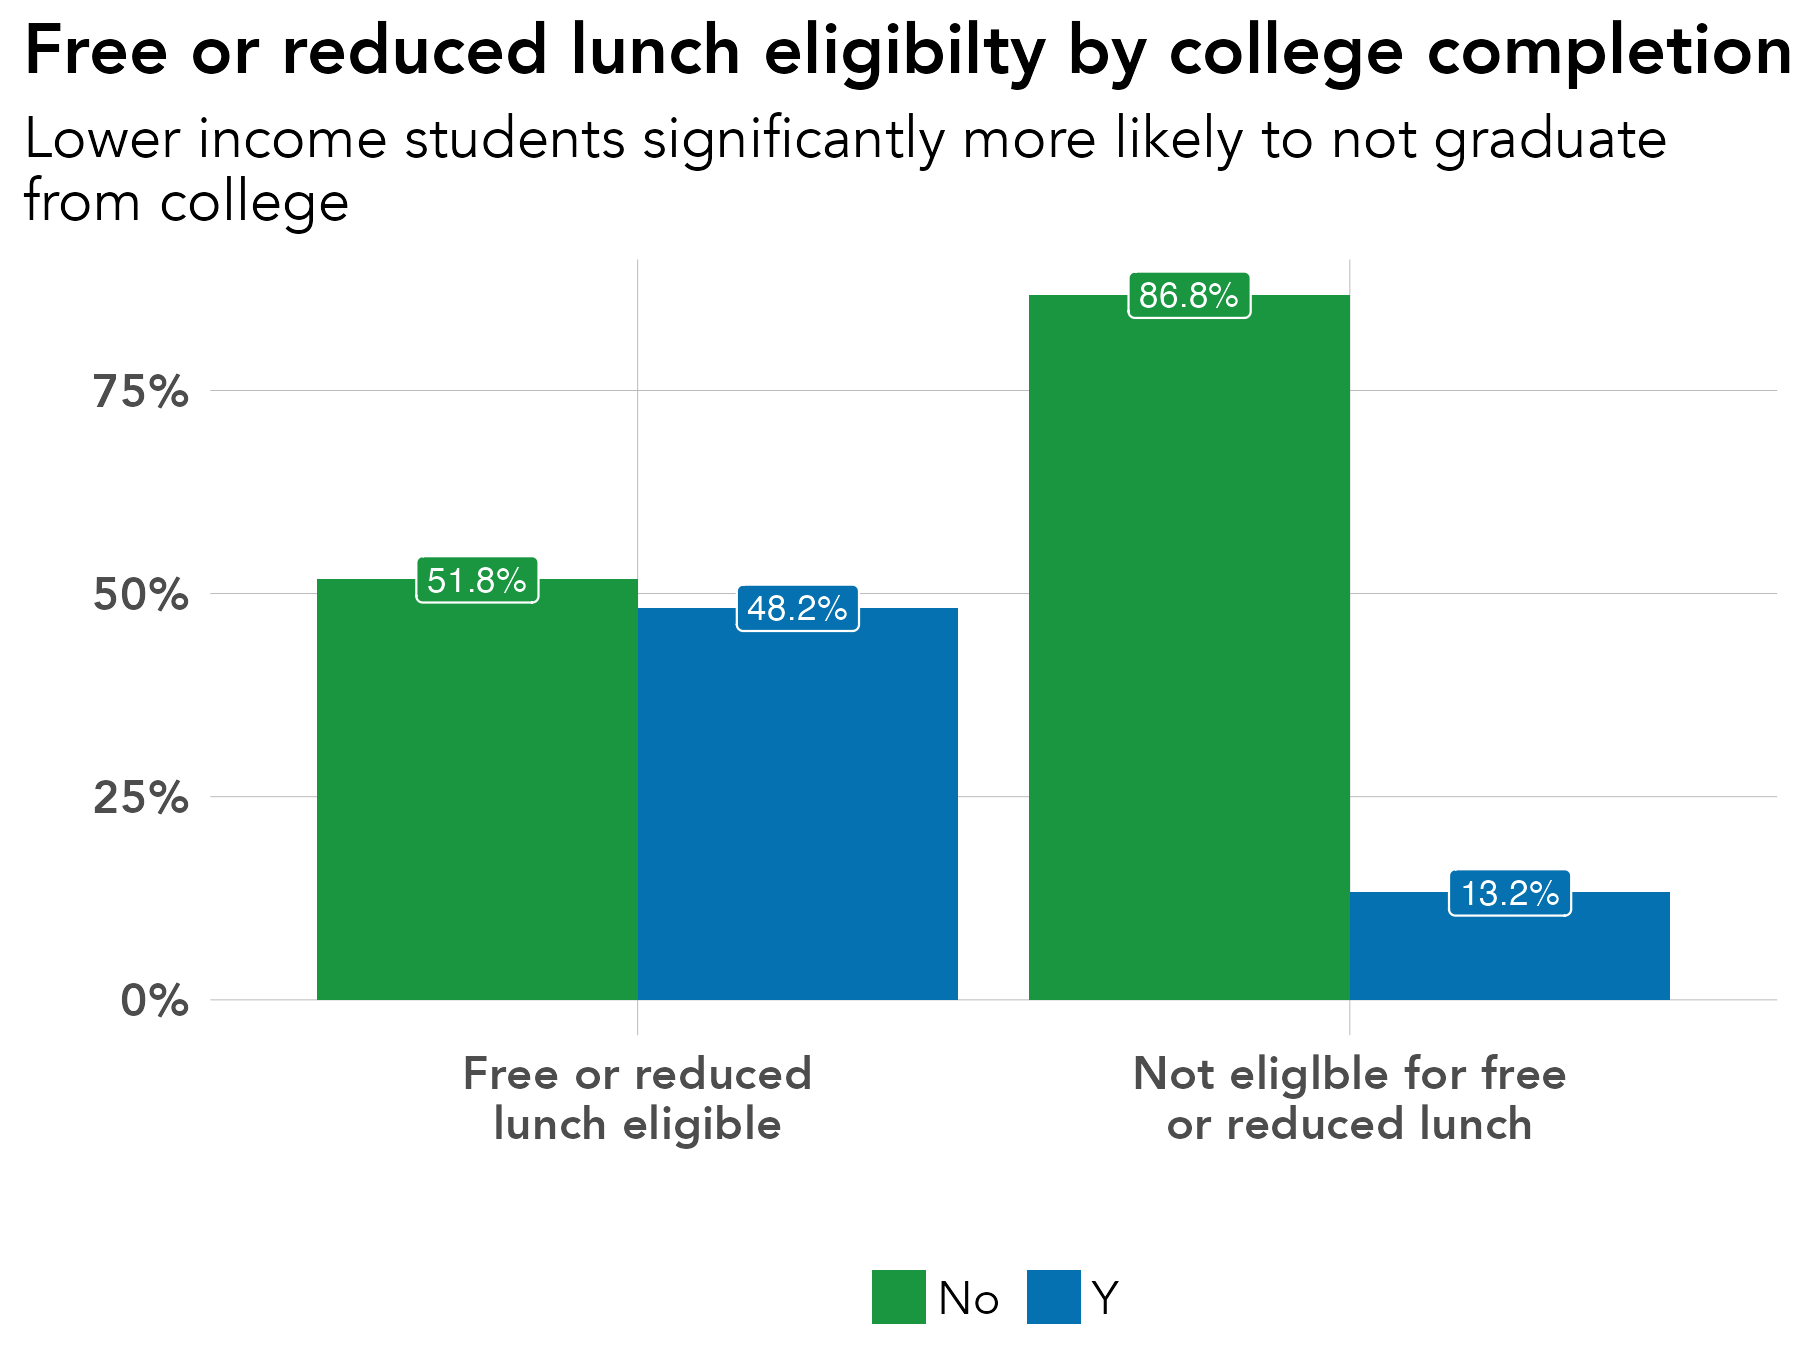

Source code (R):
# library -----------------------------------------------------------------
library(tidyverse)
library(sf)
library(ggrepel)
library(scales)
library(ggiraph)
library(rmapshaper)
library(cowplot)
library(RColorBrewer)
library(readxl)
library(lubridate)
library(readxl)
library(systemfonts)
reset_font_cache()
library(ggtext)
library(janitor)
library(cowplot)


rm(list = ls())

# themes ------------------------------------------------------------------
theme_bar <- theme_bw() +
  theme(panel.grid.major = element_line(color = "grey70", size = 0.1),
        panel.grid.minor = element_blank(),
        axis.ticks = element_blank(),
        axis.text = element_text(face = "bold"),
        panel.border = element_blank(),
        legend.background = element_rect(fill = "transparent", color = "transparent"),
        legend.key = element_rect(fill = "transparent"),
        legend.key.size = unit(1, "lines"),
        legend.margin = margin(0,0,0,0),
        legend.title = element_blank(),
        legend.text = element_text(margin = margin(l = 2)),
        text = element_text(family = "Avenir") ,
        plot.title.position = "plot",
        plot.title = element_text(face = "bold"))

theme_line <- theme_bw() +
  theme(legend.background = element_rect(fill = "transparent", color = "transparent"),
        legend.key = element_rect(fill = "transparent"),
        legend.text = element_text(margin = margin(l = 2)),
        panel.grid.minor = element_blank(),
        panel.grid.major = element_line(color = "grey70", size = 0.1),
        axis.ticks = element_blank(),
        axis.text = element_text(face = "bold"),
        panel.border = element_blank(),
        legend.margin = margin(0,0,0,0),
        legend.key.size = unit(1, "lines"),
        text = element_text(family = "Avenir") ,
        plot.title.position = "plot",
        plot.title = element_text(face = "bold"))


theme_sf <- theme_bw() +
  theme(axis.text.x=element_blank(),
        axis.text.y=element_blank(),
        axis.ticks=element_blank(),
        panel.background = element_blank(),
        panel.grid.major = element_line(color = "white"),
        panel.border = element_blank(),
        legend.title = element_blank(),
        legend.text = element_text(margin = margin(l = 2)),
        legend.margin = margin(0,0,0,0),
        legend.key.size = unit(1, "lines"),
        text = element_text(family = "Avenir") ,
        plot.title.position = "plot",
        plot.title = element_text(face = "bold"))

regions <- read_csv("/Users/kellyasche/Library/CloudStorage/GoogleDrive-kasche@ruralmn.org/My Drive/Data Prep/R Projects/Join docs/county_regions.csv") %>%
  select(5,6) %>%
  unique() %>%
  mutate(edr = str_replace(edr, "  ", " "),
         planning.region = str_replace(planning.region, " Minnesota", ""),
         planning.region = fct_relevel(planning.region, "Northwest", "Northeast", "Central", "Seven County Mpls-St Paul", "Southwest", "Southeast"),
         edr = fct_relevel(edr, "EDR 1 - Northwest", "EDR 2 - Headwaters", "EDR 3 - Arrowhead", "EDR 4 - West Central", "EDR 5 - North Central", "EDR 6E- Southwest Central", "EDR 6W- Upper Minnesota Valley", "EDR 7E- East Central", "EDR 7W- Central", "EDR 8 - Southwest", "EDR 9 - South Central", "EDR 10 - Southeast", "EDR 11 - 7 County Twin Cities", "Minnesota"))

counties.regions <- read_csv("/Users/kellyasche/Library/CloudStorage/GoogleDrive-kasche@ruralmn.org/My Drive/Data Prep/R Projects/Join docs/county_regions.csv") %>%
  mutate(countyfp = formatC(countyfp, width = 3, flag = "0"),
         Name = str_to_title(Name),
         Name = str_replace(Name, "Q", "q"),
         Name = str_replace(Name, "Of The", "of the"),
         Name = str_replace(Name, "Mcleod", "McLeod"),
         Dem_Desc = ifelse(Name == "Minnesota", "Minnesota", Dem_Desc) ,
         edr = str_replace(edr, "  ", " "),
         planning.region = str_replace(planning.region, " Minnesota", ""),
         planning.region = fct_relevel(planning.region, "Northwest", "Northeast", "Central", "Seven County Mpls-St Paul", "Southwest", "Southeast"),
         edr = fct_relevel(edr, "EDR 1 - Northwest", "EDR 2 - Headwaters", "EDR 3 - Arrowhead", "EDR 4 - West Central", "EDR 5 - North Central", "EDR 6E- Southwest Central", "EDR 6W- Upper Minnesota Valley", "EDR 7E- East Central", "EDR 7W- Central", "EDR 8 - Southwest", "EDR 9 - South Central", "EDR 10 - Southeast", "EDR 11 - 7 County Twin Cities", "Minnesota"))

color.ruca <- c("Entirely rural" = "#009933", "Town/rural mix" = "#99CC33", "Urban/town/rural mix" = "#CC9966", "Entirely urban" = "#754C29", "Minnesota" = "black")

color.pr <- c("Northwest" = "#4575b4","Northeast" = "grey", "Central" = "#fee090", "Seven County Mpls-St Paul" = "#d73027", "Southwest" = "#91bfdb", "Southeast" = "#fc8d59", "Minnesota" = "black")

color.edr <- c("EDR 1 - Northwest" = "#b3cde3", "EDR 2 - Headwaters" = "#8c96c6", "EDR 3 - Arrowhead" = "#fe9929", "EDR 4 - West Central" = "#8856a7", "EDR 5 - North Central" = "#810f7c", "EDR 6E- Southwest Central" = "#e5f5f9", "EDR 6W- Upper Minnesota Valley" = "#bdc9e1", "EDR 7E- East Central" = "#99d8c9", "EDR 7W- Central" = "#2ca25f", "EDR 8 - Southwest" = "#74a9cf", "EDR 9 - South Central" = "#0570b0", "EDR 10 - Southeast" = "#d7301f", "EDR 11 - 7 County Twin Cities" = "#d8b365", "Minnesota" = "black")

color.pr.edr <- c ("Northwest" = "#4575b4","Northeast" = "#e0f3f8", "Central" = "#fee090", "Seven County Mpls-St Paul" = "#d73027", "Southwest" = "#91bfdb", "Southeast" = "#fc8d59", "Minnesota" = "black", "EDR 1 - Northwest" = "#b3cde3", "EDR 2 - Headwaters" = "#8c96c6", "EDR 3 - Arrowhead" = "#fe9929", "EDR 4 - West Central" = "#8856a7", "EDR 5 - North Central" = "#810f7c", "EDR 6E- Southwest Central" = "#e5f5f9", "EDR 6W- Upper Minnesota Valley" = "#bdc9e1", "EDR 7E- East Central" = "#99d8c9", "EDR 7W- Central" = "#2ca25f", "EDR 8 - Southwest" = "#74a9cf", "EDR 9 - South Central" = "#0570b0", "EDR 10 - Southeast" = "#d7301f", "EDR 11 - 7 County Twin Cities" = "#d8b365")

color.six <- c("#009933", "#4575b4", "grey", "#fee090", "#fc8d59", "#d73027")

mn_counties <- st_read("/Users/kellyasche/Library/CloudStorage/GoogleDrive-kasche@ruralmn.org/My Drive/Data Prep/R Projects/Shapefiles/County shapefiles/MNCounties_MNDOT.shp", quiet = TRUE) %>%
  ms_simplify(keep = .01, keep_shapes = TRUE) %>%
  rename("countyfp" = "FIPS_CODE")

counties.regions.1 <- counties.regions %>%
  mutate(statefp = "27",
         project.pr = ifelse(edr %in% c("EDR 1 - Northwest", "EDR 2 - Headwaters", "EDR 4 - West Central"), "Northwest",
                             ifelse(edr == "EDR 3 - Arrowhead", "Northeast",
                                    ifelse(edr %in% c("EDR 5 - North Central", "EDR 7E- East Central", "EDR 7W- Central"), "Central",
                                           ifelse(edr %in% c("EDR 6E- Southwest Central", "EDR 6W- Upper Minnesota Valley", "EDR 8 - Southwest"), "Southwest",
                                                  ifelse(edr %in% c("EDR 9 - South Central", "EDR 10 - Southeast"), "Southern", as.character(planning.region)))))),
         project.pr = fct_relevel(project.pr, "Northwest", "Northeast", "Central", "Seven County Mpls-St Paul", "Southwest", "Southern"))


# Prep data ---------------------------------------------------------------

original <- read_csv("Data/SLEDS/Masters/Master-report-dataset.csv")

names(original)

data <- original %>%
  select(ps.grad, SpecialEdStatus) %>%
  filter(!ps.grad %in% c("Attending ps", "After 2023")) %>%
  mutate(SpecialEdStatus = ifelse(SpecialEdStatus == 1, "Special ed", "Not special ed")) %>%
  group_by(ps.grad, SpecialEdStatus) %>%
  summarize(n = n()) %>%
  ungroup() %>%
  group_by(SpecialEdStatus) %>%
  mutate(pct = n / sum(n)) %>%
  ungroup() 



# Create chart ------------------------------------------------------------
names(data)

ggplot(data = data, aes(SpecialEdStatus, pct, fill = ps.grad, group = ps.grad)) +
  geom_col(position = "dodge") +
  geom_label(aes(label = percent(pct, accuracy = .1)), show.legend = FALSE, position = position_dodge(width = .9), color = "white", size = 3) +
  labs(x="", y = "", title = "Free or reduced lunch eligibilty by college completion", subtitle = "Lower income students significantly more likely to not graduate\nfrom college")+
  scale_y_continuous(labels=scales::percent) +
  scale_x_discrete(labels = c("Free or reduced\nlunch eligible", "Not eliglble for free\nor reduced lunch")) +
  theme_bar+
  scale_fill_manual(values = c("#1a9641", "#0571b0", "#a6611a"),
                    guide = guide_legend(ncol = 2)) +
  theme(legend.position = "bottom",
        text = element_text(size = 14))

ggsave(filename = "Charts/Paper report/SpecialEdStatus-ps-grad.pdf", device = cairo_pdf, dpi = "print", width = 6, height = 4.5)

ggsave(filename = "Charts/Paper report/SpecialEdStatus-ps-grad.png", dpi = "print", width = 6, height = 4.5)
